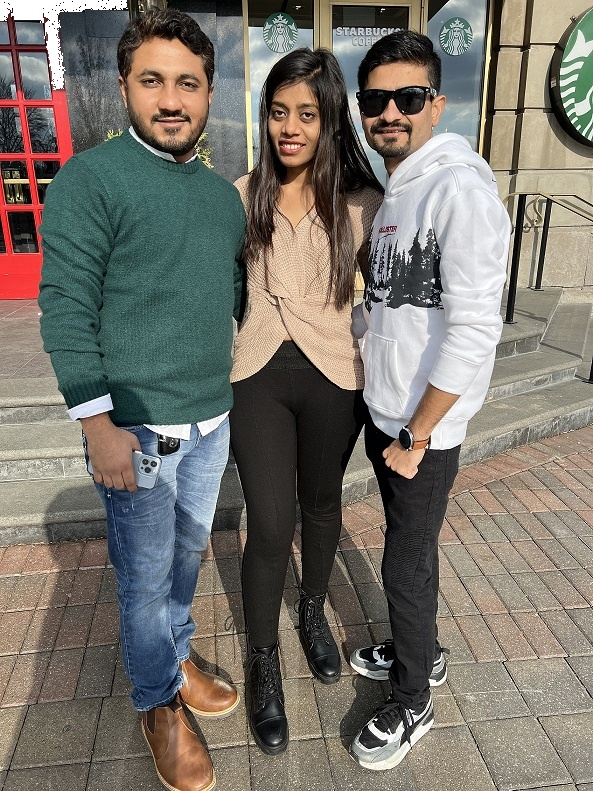
#> input picture Image_Read/image_01.JPG, 593 x 791 px, found by its file name
$ python main.py
#> lines starting #> are read from the running program, lines starting #| are printed output that depends on the picture
import cv2

while 1:

    myImage = cv2.imread('image_01.jpg', 1)
#> myImage is the input picture: shape (791, 593, 3); mean B, G, R 107.4, 115.8, 120.7
    print(myImage)
#> (printed output is left out)

    cv2.imshow('mythumbnail', myImage)
    cv2.waitKey(200)

    myImage = cv2.imread('image_01.jpg', 0)
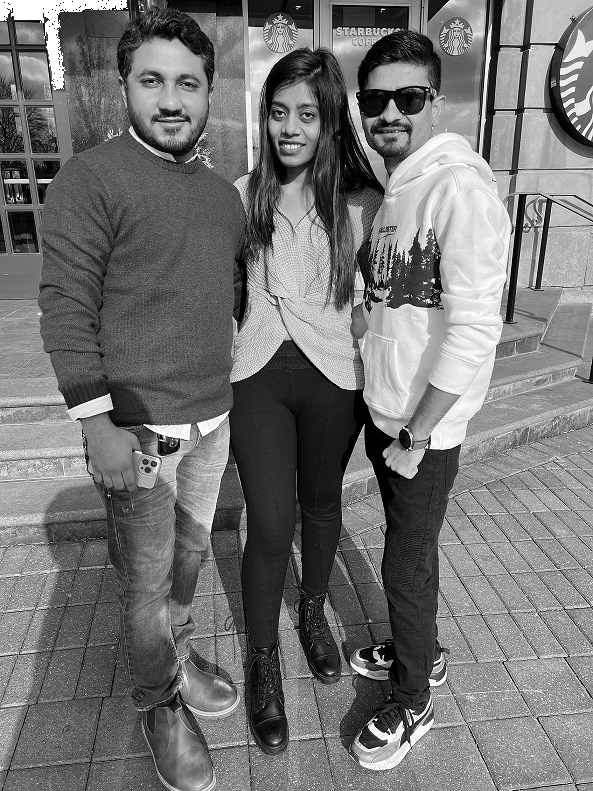
#> myImage: shape (791, 593); min 0, max 255, mean 116.3
    print(myImage)
#> (printed output is left out)

    cv2.imshow('mythumbnail', myImage)
    cv2.waitKey(200)

cv2.destroyAllWindows()

import cv2
import numpy as np

# load image and get dimensions
img = cv2.imread("image_01.jpg")
h, w, c = img.shape

# create zeros mask 2 pixels larger in each dimension
mask = np.zeros([h + 2, w + 2], np.uint8)

# do floodfill
result = img.copy()
cv2.floodFill(result, mask, (0,0), (255,255,255), (3,151,65), (3,151,65), flags=8)
cv2.floodFill(result, mask, (38,313), (255,255,255), (3,151,65), (3,151,65), flags=8)
cv2.floodFill(result, mask, (363,345), (255,255,255), (3,151,65), (3,151,65), flags=8)
cv2.floodFill(result, mask, (619,342), (255,255,255), (3,151,65), (3,151,65), flags=8)

# write result to disk
cv2.imwrite("image_01.jpg", result)

# display it
cv2.imshow("result", result)
cv2.waitKey(0)
cv2.destroyAllWindows()

$ run again, with Image_Read/image_02.JPG copied over Image_Read/image_01.JPG
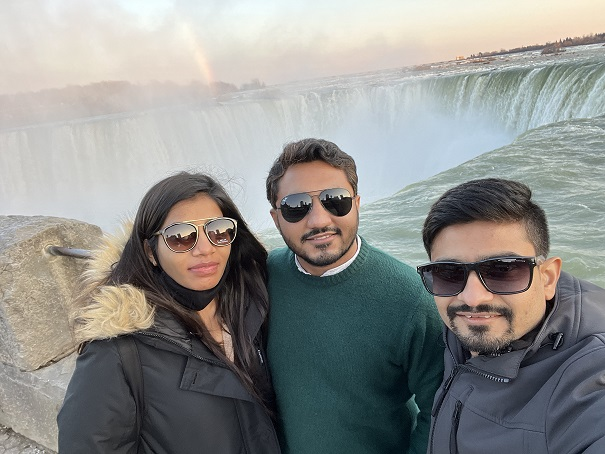
#> input picture Image_Read/image_02.JPG, 605 x 454 px, found by its file name
#> myImage is the input picture: shape (454, 605, 3); mean B, G, R 139.8, 142.8, 141.9
#> (printed output is left out)
#> `myImage = cv2.imread('image_01.jpg', 0)`:
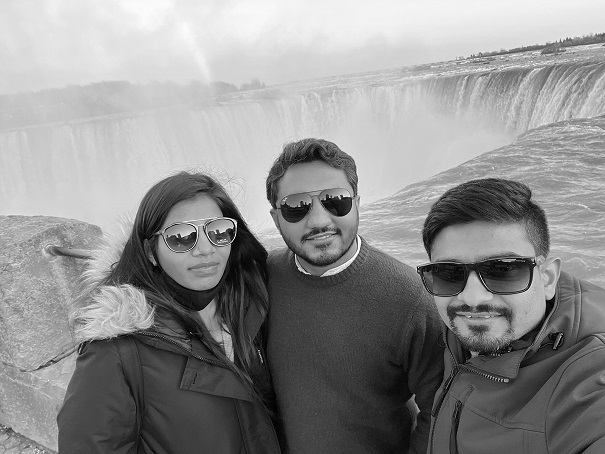
#> myImage: shape (454, 605); min 0, max 255, mean 142.2
#> (printed output is left out)
